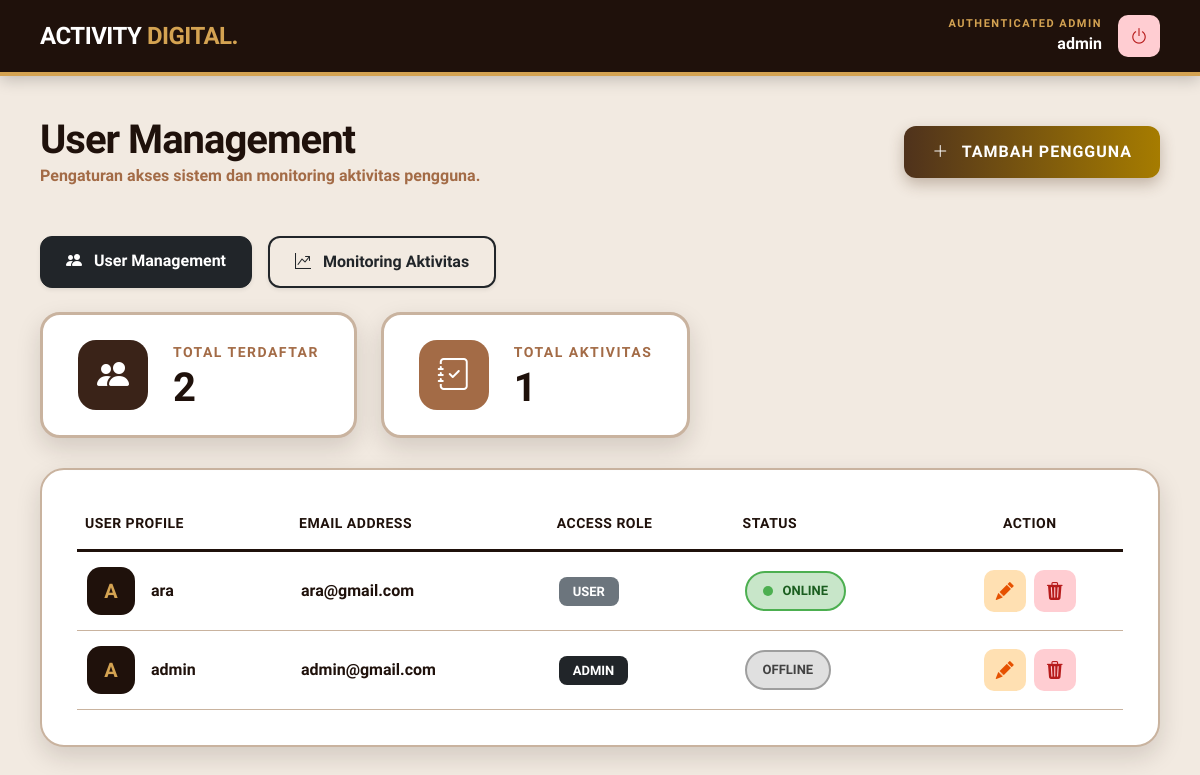
The page /public/index.php?page=admin_dashboard (signed in) on the database its author committed.
### tables this page shows
CREATE TABLE `users` (
  `id_user` int(11) NOT NULL,
  `username` varchar(100) NOT NULL,
  `email` varchar(100) NOT NULL,
  `password` varchar(100) NOT NULL,
  `role` enum('admin','user') DEFAULT 'user',
  `last_activity` datetime DEFAULT NULL,
  `is_first_login` tinyint(1) DEFAULT 1
);

### controllers/AdminController.php (called while the page is built, shortened)
<?php
require_once __DIR__ . "/../models/User.php";
class AdminController
{
    private $userModel;
    public function __construct($koneksi)
    {
        $this->userModel = new UserModel($koneksi);
    }
    public function index()
    {
        $usersResult = $this->userModel->getAllUsers();
        $users = [];
        while ($row = $usersResult->fetch_assoc()) {
            $users[] = $row;
        }
        $totalAktivitasSistem = $this->userModel->getTotalSystemActivities();
        include __DIR__ . "/../views/admin/dashboard.php";
    }
}

### models/User.php (called while the page is built, shortened)
<?php
class UserModel
{
    private $db;
    private $table = "users";
    public function __construct($koneksi)
    {
        $this->db = $koneksi;
    }
    public function getAllUsers()
    {
        $query = "SELECT * FROM " . $this->table . " ORDER BY last_activity DESC";
        return $this->db->query($query);
    }
    public function getTotalSystemActivities()
    {
        $sql = "SELECT COUNT(*) as total FROM notes";
        $result = $this->db->query($sql);
        return $result->fetch_assoc()['total'] ?? 0;
    }
}

### views/admin/dashboard.php (the view, shortened to what this page needs)
<?php
$users = $users ?? [];
$totalAktivitasSistem = $totalAktivitasSistem ?? 0;
?>
<!DOCTYPE html>
<html lang="id">
<head>
    <link href="https://cdn.jsdelivr.net/npm/bootstrap@5.3.2/dist/css/bootstrap.min.css" rel="stylesheet" />
    <link rel="stylesheet" href="https://cdn.jsdelivr.net/npm/bootstrap-icons@1.11.1/font/bootstrap-icons.min.css">
    <link rel="stylesheet" href="https://cdn.datatables.net/1.13.7/css/dataTables.bootstrap5.min.css">
</head>
<body>
    <nav class="top-nav">
        <a href="#" class="brand-logo">ACTIVITY <span>DIGITAL.</span></a>
        <div class="d-flex align-items-center gap-3">
            <div class="text-end d-none d-md-block text-white">
                <div style="font-size: 11px; font-weight: 900; color: var(--accent-gold); letter-spacing: 1.5px;">AUTHENTICATED ADMIN</div>
                <div style="font-size: 16px; font-weight: 900;"><?= htmlspecialchars($_SESSION['username']) ?></div>
            </div>
            <a href="index.php?page=logout" class="btn-action btn-delete" onclick="return confirm('Apakah anda ingin logout?')">
                <i class="bi bi-power"></i>
            </a>
        </div>
    </nav>
    <div class="main-container">
        <div class="page-header d-flex flex-column flex-md-row justify-content-between align-items-md-center mb-5 gap-3">
            <div class="header-title">
                <h1>User Management</h1>
                <p class="mb-0">Pengaturan akses sistem dan monitoring aktivitas pengguna.</p>
            </div>
            <button class="btn-tambah" data-bs-toggle="modal" data-bs-target="#addUserModal">
                <i class="bi bi-plus-lg me-2 fw-bold"></i> TAMBAH PENGGUNA
            </button>
        </div>
        <div class="container-fluid px-0 mb-4">
            <div class="d-flex gap-3">
                <a href="index.php?page=admin_dashboard" class="btn btn-dark shadow-sm" style="font-weight: 800; border-radius: 12px; padding: 12px 25px;">
                    <i class="bi bi-people-fill me-2"></i> User Management
                </a>
                <a href="index.php?page=admin_dashboard&action=monitoring" class="btn btn-outline-dark shadow-sm" style="font-weight: 800; border-radius: 12px; padding: 12px 25px; border-width: 2px;">
                    <i class="bi bi-graph-up-arrow me-2"></i> Monitoring Aktivitas
                </a>
            </div>
        </div>
        <div class="row mb-4">
            <div class="col-md-auto d-flex flex-wrap gap-4">
                <div class="stat-card">
                    <div class="stat-icon"><i class="bi bi-people-fill"></i></div>
                    <div>
                        <div class="stat-label">Total Terdaftar</div>
                        <div class="stat-value" id="total-users-count"><?= count($users) ?></div>
                    </div>
                </div>
                <div class="stat-card" onclick="window.location.href='index.php?page=admin_dashboard&action=all_activities'">
                    <div class="stat-icon" style="background: var(--caramel);"><i class="bi bi-journal-check"></i></div>
                    <div>
                        <div class="stat-label">Total Aktivitas</div>
                        <div class="stat-value"><?= $totalAktivitasSistem ?></div>
                    </div>
                </div>
            </div>
        </div>
        <div class="table-wrapper">
            <table id="userTable" class="table table-hover mb-0">
                <thead>
                    <tr>
                        <th>User Profile</th>
                        <th>Email Address</th>
                        <th>Access Role</th>
                        <th>Status</th>
                        <th class="text-center">Action</th>
                    </tr>
                </thead>
                <tbody id="user-table-body">
                    <?php foreach ($users as $user): ?>
                        <tr>
                            <td>
                                <div class="d-flex align-items-center gap-3">
                                    <div class="user-avatar">
                                        <?= strtoupper(substr($user['username'], 0, 1)) ?>
                                    </div>
                                    <span style="font-weight: 900; font-size: 16px;"><?= htmlspecialchars($user['username']) ?></span>
                                </div>
                            </td>
                            <td><?= htmlspecialchars($user['email']) ?></td>
                            <td><span class="badge <?= $user['role'] == 'admin' ? 'bg-dark' : 'bg-secondary' ?> badge-role"><?= strtoupper($user['role']) ?></span></td>
                            <td id="status-container-<?= $user['id_user'] ?>">
                                <?php if ($user['last_activity'] && strtotime($user['last_activity']) > time() - 60): ?>
                                    <div class="status-active">
                                        <div class="dot-pulse"></div> ONLINE
                                    </div>
                                <?php else: ?>
                                    <div class="status-offline">OFFLINE</div>
                                <?php endif; ?>
                            </td>
                            <td class="text-center">
                                <button class="btn-action btn-edit edit-user-btn"
                                    data-id="<?= $user['id_user'] ?>"
                                    data-username="<?= htmlspecialchars($user['username']) ?>"
                                    data-email="<?= htmlspecialchars($user['email']) ?>"
                                    data-role="<?= $user['role'] ?>">
                                    <i class="bi bi-pencil-fill"></i>
                                </button>
                                <button class="btn-action btn-delete ms-1" onclick="deleteUser(<?= $user['id_user'] ?>)">
                                    <i class="bi bi-trash3-fill"></i>
                                </button>
                            </td>
                        </tr>
                    <?php endforeach; ?>
                </tbody>
            </table>
        </div>
    </div>
</body>
</html>

### public/index.php (shortened to what this page needs)
<?php
require_once __DIR__ . "/../config/koneksi.php";
require_once __DIR__ . "/../models/User.php";
$userModel = new UserModel($koneksi);
$page   = $_GET['page'] ?? null;
$action = $_GET['action'] ?? 'index';
if ($page === 'admin_dashboard') {
    require_once __DIR__ . "/../controllers/AdminController.php";
    $adminCtrl = new AdminController($koneksi);
    switch ($action) {
        default:
            $adminCtrl->index();
            break;
    }
}

### views/admin/dashboard.php (style rules this page uses)
:root { --bg-body: #F2EAE1; --milk-tea: #D4BDA9; --caramel: #A36B46; --espresso: #3A2318; --espresso-dark: #1F110B; --white: #FFFFFF; --accent-gold: #D4A352; --shadow-bold: 0 10px 25px rgba(31, 17, 11, 0.15); --border-solid: #C9B39F; }
body { background-color: var(--bg-body); font-family: 'Plus Jakarta Sans', sans-serif; color: var(--espresso-dark); -webkit-font-smoothing: antialiased; }
.top-nav { background: var(--espresso-dark); padding: 15px 40px; display: flex; justify-content: space-between; align-items: center; box-shadow: 0 4px 15px rgba(0, 0, 0, 0.2); border-bottom: 4px solid var(--accent-gold); }
.brand-logo { font-weight: 900; font-size: 24px; color: var(--white); text-decoration: none; letter-spacing: -0.5px; }
.brand-logo span { color: var(--accent-gold); }
.main-container { padding: 40px; max-width: 1400px; margin: 0 auto; }
.header-title h1 { font-weight: 900; font-size: 40px; color: var(--espresso-dark); margin: 0; letter-spacing: -1px; }
.header-title p { color: var(--caramel); font-weight: 700; font-size: 16px; }
.btn-tambah { background: linear-gradient(90deg, #4F321C 0%, #A67C00 100%); color: var(--white); font-weight: 900; border-radius: 12px; padding: 14px 28px; border: none; text-transform: uppercase; letter-spacing: 1px; box-shadow: 0 6px 15px rgba(79, 50, 28, 0.3); transition: all 0.3s ease; }
.stat-card { background: var(--white); border: 3px solid var(--border-solid); border-radius: 20px; padding: 25px 35px; box-shadow: var(--shadow-bold); display: flex; align-items: center; gap: 25px; width: fit-content; transition: transform 0.3s ease, border-color 0.3s ease; cursor: pointer; }
.stat-icon { width: 70px; height: 70px; background: var(--espresso); color: var(--white); border-radius: 18px; display: flex; align-items: center; justify-content: center; font-size: 32px; }
.stat-label { font-size: 14px; font-weight: 900; color: var(--caramel); text-transform: uppercase; letter-spacing: 1.5px; }
.stat-value { font-size: 40px; font-weight: 900; color: var(--espresso-dark); line-height: 1; margin-top: 5px; }
.table-wrapper { background: var(--white); border-radius: 24px; padding: 35px; box-shadow: var(--shadow-bold); border: 2px solid var(--border-solid); margin-top: 30px; }
.table th { font-weight: 900; color: var(--espresso-dark); text-transform: uppercase; font-size: 14px; letter-spacing: 0.5px; border-bottom: 3px solid var(--espresso-dark); padding-bottom: 15px; }
.table td { vertical-align: middle; font-weight: 700; color: var(--espresso-dark); padding: 15px 10px; border-bottom: 1px solid var(--border-solid); }
.user-avatar { width: 48px; height: 48px; border-radius: 14px; background: var(--espresso-dark); color: var(--accent-gold); display: flex; align-items: center; justify-content: center; font-weight: 900; font-size: 20px; }
.btn-action { width: 42px; height: 42px; display: inline-flex; align-items: center; justify-content: center; border-radius: 10px; transition: 0.3s; border: 2px solid transparent; }
.btn-edit { background: #FFE0B2; color: #E65100; font-size: 18px; }
.btn-delete { background: #FFCDD2; color: #B71C1C; font-size: 18px; }
.status-active { color: #1B5E20; font-weight: 900; background: #C8E6C9; padding: 8px 16px; border-radius: 50px; display: inline-flex; align-items: center; gap: 10px; font-size: 13px; border: 2px solid #4CAF50; }
.status-offline { color: #424242; font-weight: 900; background: #E0E0E0; padding: 8px 16px; border-radius: 50px; display: inline-flex; align-items: center; font-size: 13px; border: 2px solid #9E9E9E; }
.dot-pulse { width: 10px; height: 10px; background: #4CAF50; border-radius: 50%; box-shadow: 0 0 0 0 rgba(76, 175, 80, 1); animation: pulse 1.5s infinite; }
.badge-role { font-size: 13px; padding: 8px 14px; font-weight: 900; border-radius: 8px; text-transform: uppercase; }

### rows shown on the page
users: username "A", username "ara", email "ara@gmail.com", role "USER", shows "ONLINE"
users: username "A", username "admin", email "admin@gmail.com", role "ADMIN", shows "OFFLINE"

### other values the page prints
$_SESSION['username'] "admin"
count($users) "2"
$totalAktivitasSistem "1"
